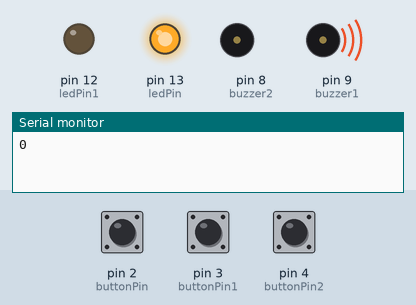
The sketch below on a simulated Arduino Uno, built with avr-gcc and run on an emulated ATmega328P. Parts: output pins drawn as LEDs (lit = HIGH), buzzer (waves = sounding, pin HIGH), the last lines printed to the serial monitor. The test bench sets the inputs (shaded band); at power-on: pin 2 (buttonPin) HIGH, pin 4 (buttonPin2) HIGH, pin 3 (buttonPin1) HIGH.

Above: at 2.2 s.
2.3 s: pin 2 (buttonPin) pulled LOW for 2.8 s
At 6.4 s:
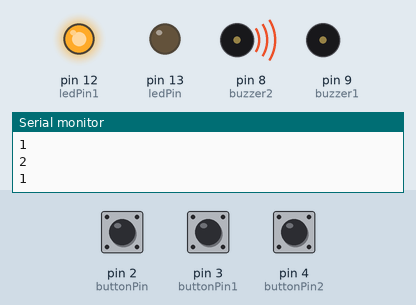
8.9 s: pin 4 (buttonPin2) pulled LOW for 2.8 s
At 11.9 s:
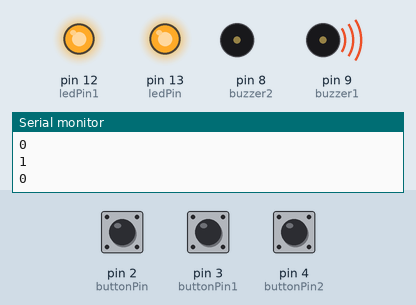
14.3 s: pin 3 (buttonPin1) pulled LOW for 2.8 s
At 19.7 s:
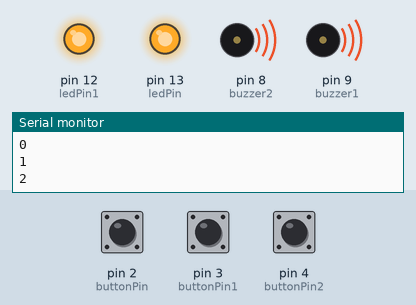
20.9 s: pin 2 (buttonPin) driven LOW and pin 4 (buttonPin2) driven LOW
At 26.3 s:
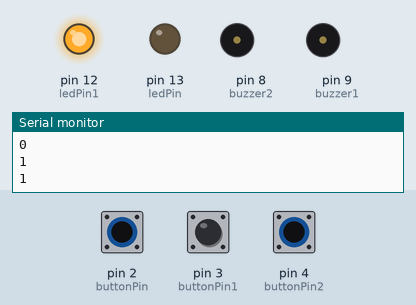
28.2 s: pin 2 (buttonPin) driven HIGH
At 32.5 s:
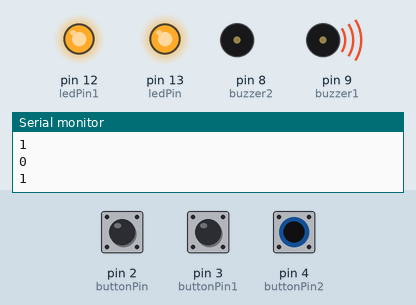
Timing chart, 0 to 36.1 s (numbered marks = the images above; inputs shaded):
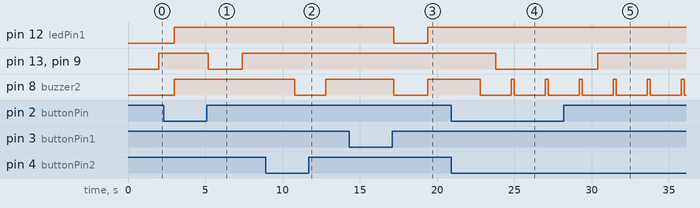

Measured:
- after the input at 2.3 s, pin 13 (ledPin), pin 9 (buzzer1): HIGH → LOW after 2.9 s, → HIGH 2.2 s later
- after the input at 8.9 s, pin 8 (buzzer2): HIGH → LOW after 1.9 s, → HIGH 2.0 s later
- after the input at 14.3 s, pin 12 (ledPin1), pin 8 (buzzer2): HIGH → LOW after 2.9 s, → HIGH 2.2 s later
- after the input at 20.9 s, pin 13 (ledPin), pin 9 (buzzer1): HIGH → LOW after 2.9 s; pin 8 (buzzer2): alternates HIGH for 0.20 s and LOW for 2.0 s, starting after 1.9 s
- after the input at 28.2 s, pin 13 (ledPin), pin 9 (buzzer1): LOW → HIGH after 2.2 s

The sketch:

PIR_sensor.ino
```cpp
const int buzzer1 = 9;
const int buzzer2 = 8;


const int buttonPin = 2;     // the number of the pushbutton pin
const int buttonPin1 = 3;
const int buttonPin2 = 4;


const int ledPin =  13;      // the number of the LED pin
const int ledPin1 =  12;
const int ledPin2 =  11;

// variables will change:
int buttonState = 0;         // variable for reading the pushbutton status
int buttonState1 = 0;
int buttonState2 = 0;
void setup() {
  Serial.begin(9600);
  pinMode(ledPin, OUTPUT);
  pinMode(ledPin1, OUTPUT);
  pinMode(ledPin1, OUTPUT);
  pinMode(buzzer1, OUTPUT);
  pinMode(buzzer2, OUTPUT);
  // initialize the pushbutton pin as an input:
  pinMode(buttonPin, INPUT_PULLUP);
  pinMode(buttonPin1, INPUT_PULLUP);
  pinMode(buttonPin2, INPUT_PULLUP);
  delay(1000);
}

void loop() {
  // read the state of the pushbutton value:
  buttonState = digitalRead(buttonPin);

  // check if the pushbutton is pressed. If it is, the buttonState is HIGH:
  if (buttonState == HIGH) {
    delay(1000);
    Serial.println("0");
    digitalWrite(ledPin, HIGH);
    digitalWrite(buzzer1, HIGH);
  } else {
    delay(1000);
//    Serial.println("1");
    digitalWrite(ledPin, LOW);
    digitalWrite(buzzer1, LOW);
  }
  sn1();
  sn2();
}

void sn1() {
  buttonState1 = digitalRead(buttonPin1);

  if (buttonState1 == HIGH) {
    delay(1000);
    Serial.println("1");
    digitalWrite(ledPin1, HIGH);
    digitalWrite(buzzer2, HIGH);
  } else {
    delay(1000);
//    Serial.println("ocya");
    digitalWrite(ledPin1, LOW);
    digitalWrite(buzzer2, LOW);
  }
}
int sana;
void sn2() {
  buttonState2 = digitalRead(buttonPin2);
  if (buttonState2 == HIGH) {
    delay(200);
    Serial.println("2");
    sana=sana+1;
    digitalWrite(ledPin2, HIGH);
    if (sana ==1){
    digitalWrite(buzzer2, HIGH);
    delay(1000);

    }
    if (sana ==6){
     sana =0;
    }
  } else {
    delay(200);
//    Serial.println("yandyaa");
    digitalWrite(ledPin2, LOW);
    digitalWrite(buzzer2, LOW);

  }
}
```
